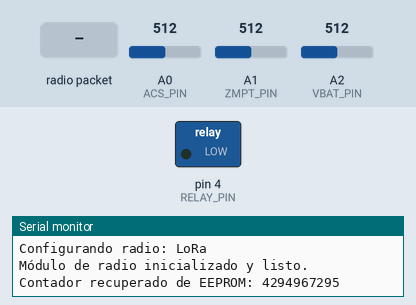
Bench run of a sketch on a simulated Arduino Uno, built with avr-gcc and run on an emulated ATmega328P. On the bench: switched loads named in the sketch (green lamp = pin HIGH), the last lines printed to the serial monitor. The inputs (shaded band) are chosen by the test bench; at power-on: A0 (ACS_PIN) = 512, A1 (ZMPT_PIN) = 512, A2 (VBAT_PIN) = 512. EEPROM starts erased; no radio packets arrive unless stated.

Above: at 1.2 s.
1.3 s: radio packet "ON" arrives
At 2.5 s:
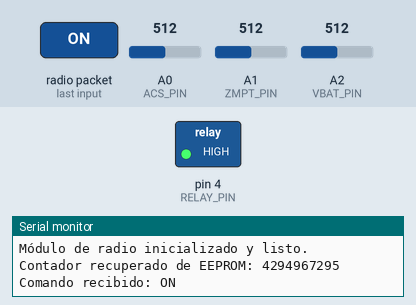
2.8 s: radio packet "OFF" arrives
At 3.8 s:
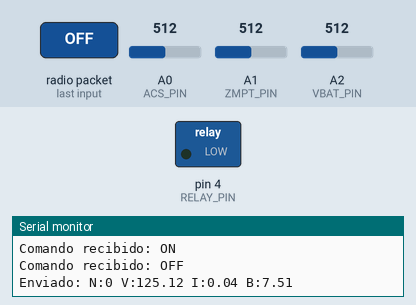
Timing chart, 0 to 5.8 s (numbered marks = the images above; inputs shaded):
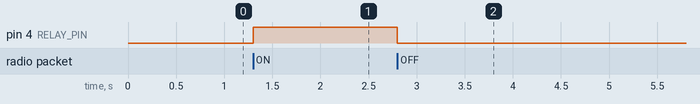

The sketch:

EmisorUniversal.ino
```cpp
/*
 * ==========================================================
 * ==    SKETCH EMISOR UNIVERSAL (LoRa + XBee + NRF24)     ==
 * ==========================================================
 * Este sketch usa la interfaz "RadioInterface" para abstraer
 * el hardware de radio y emitir las mediciones de los sensores.
 *
 */

// --- LIBRERÍAS DE LA APLICACIÓN ---
#include <SPI.h>
#include <SoftwareSerial.h>
#include <EEPROM.h>

#include <UniversalRadioWSN.h>
// ======================= 1. SELECCIÓN DEL MÓDULO DE RADIO =======================
#define USE_LORA
//#define USE_XBEE
//#define USE_NRF

// ======================= CONFIGURACIÓN GENERAL DE PINES =======================
#define RELAY_PIN 4
#define ACS_PIN   A0
#define ZMPT_PIN  A1
#define VBAT_PIN  A2


// ======================= OBJETOS Y VARIABLES GLOBALES =======================
RadioInterface* radio;

unsigned long previousMillis = 0;
const unsigned long INTERVAL_MS = 3000;
uint32_t paquetesEnviados;

// --- Configuración específica por radio ---
#if defined(USE_XBEE)
  SoftwareSerial xbeeSerial(2, 3);

#elif defined(USE_NRF)
  // Direcciones para NRF24L01
  const byte nrfWriteAddress[6] = "00001";

  const byte nrfReadAddress[6] = "00002";
#endif

// ======================= SETUP =======================
void setup() {
  pinMode(RELAY_PIN, OUTPUT);
  digitalWrite(RELAY_PIN, LOW);

  Serial.begin(9600);
  while(!Serial);
  Serial.println("\n--- INICIANDO EMISOR UNIVERSAL ---");

  Serial.print("Configurando radio: ");

  #if defined(USE_LORA)
    Serial.println("LoRa");

    LoRaConfig configLora;
    configLora.frequency       = 410E6;
    configLora.spreadingFactor = 7;
    configLora.signalBandwidth = 125E3;
    configLora.codingRate      = 5;
    configLora.syncWord        = 0xF3;
    configLora.txPower         = 20;

    configLora.csPin           = 10;
    configLora.resetPin        = -1;
    configLora.irqPin          = 2;

    radio = new LoraRadio(configLora);

  #elif defined(USE_XBEE)
    Serial.println("XBee");
    xbeeSerial.begin(9600);
    radio = new XBeeRadio(xbeeSerial, 9600, -1, -1);

  #elif defined(USE_NRF)
    Serial.println("NRF24L01");
    NrfConfig configNrf;

    configNrf.cePin = 9;
    configNrf.csnPin = 10;
    configNrf.writeAddress = nrfWriteAddress;
    configNrf.readAddress = nrfReadAddress;
    configNrf.channel = 108;

    configNrf.dataRate = 250;
    configNrf.paLevel = 0;

    radio = new NrfRadio(configNrf);

  #endif

  if (!radio->iniciar()) {
    Serial.println("¡¡¡ERROR: Fallo al iniciar el módulo de radio!!!");
    while (true);
  }
  Serial.println("Módulo de radio inicializado y listo.");

  // --- LECTURA INICIAL DE LA EEPROM ---
  EEPROM.get(1, paquetesEnviados);
  Serial.print("Contador recuperado de EEPROM: ");
  Serial.println(paquetesEnviados);
}

void loop() {
  unsigned long currentMillis = millis();
  if (currentMillis - previousMillis >= INTERVAL_MS) {
    previousMillis = currentMillis;


    float voltage = leerVoltajeZMPT();
    float corriente = leerCorrienteACS();
    float vbat = leerVoltajeBateria();
    paquetesEnviados++;

    String dataPayload = "N:" + String(paquetesEnviados) +
                         " V:" + String(voltage, 2) +
                         " I:" + String(corriente, 2) +
                         " B:" + String(vbat,
2);

    Serial.print("Enviado: ");
    Serial.println(dataPayload);

    #if defined(USE_NRF)

      radio->enviar(dataPayload);
    #else

      radio->enviar(dataPayload + "\n");
    #endif

    // --- GUARDADO EN EEPROM ---
    EEPROM.put(1, paquetesEnviados);
  }

  // Comprueba si hay comandos entrantes ("ON" / "OFF")
  if (radio->hayDatosDisponibles()) {
    String comando = radio->leerComoString();
    comando.trim();

    Serial.print("Comando recibido: ");
    Serial.println(comando);

    if (comando == "ON") {
      digitalWrite(RELAY_PIN, HIGH);
    } else if (comando == "OFF") {
      digitalWrite(RELAY_PIN, LOW);
    }
  }
}

// ======================= FUNCIONES DE LECTURA DE SENSORES =======================
float leerVoltajeZMPT() {
  int lectura = analogRead(ZMPT_PIN);
  return ((lectura * 5.0) / 1023.0) * 50.0;
}

float leerCorrienteACS() {
  int lectura = analogRead(ACS_PIN);
  float volt = (lectura * 5.0) / 1023.0;
  return (volt - 2.5) / 0.066;
}

float leerVoltajeBateria() {
  int lectura = analogRead(VBAT_PIN);
  float vEsc = (lectura * 5.0) / 1023.0;
  return vEsc * 3.0;
}
```

Measured:
- after the input at 1.3 s, pin 4 (RELAY_PIN): LOW → HIGH at once
- after the input at 2.8 s, pin 4 (RELAY_PIN): HIGH → LOW at once
